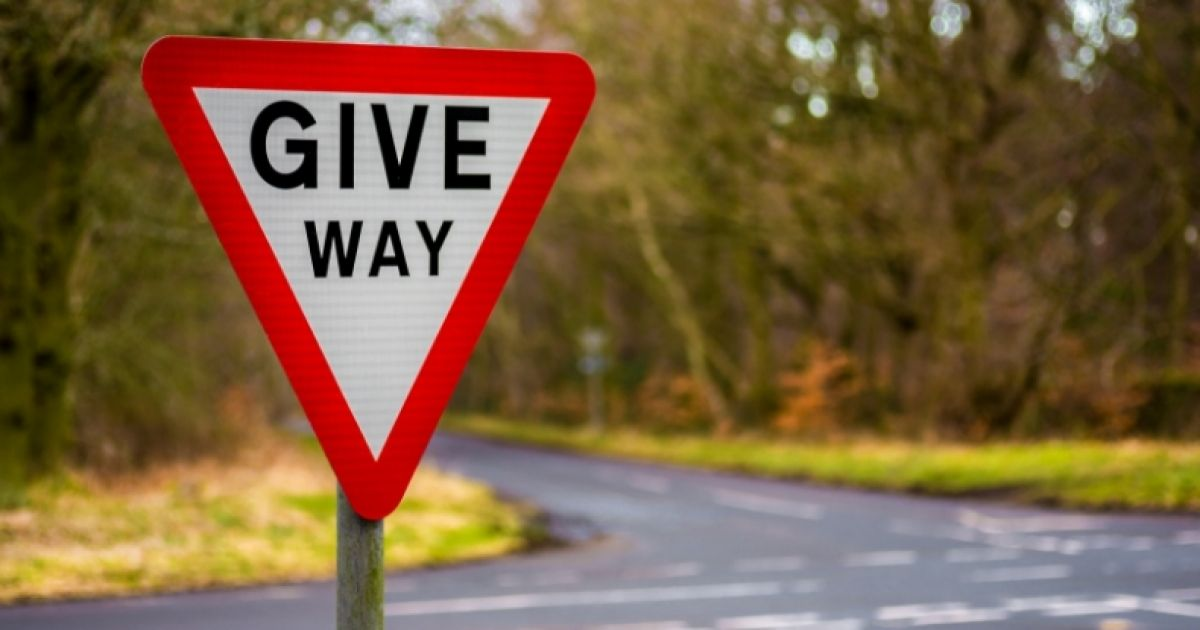
#> input picture Test-images/test3.jpg, 1200 x 630 px
$ python cascade.py Test-images/test3.jpg
#> lines starting #> are read from the running program, lines starting #| are printed output that depends on the picture
import cv2
import sys
import numpy as np

# Stop Sign Cascade Classifier xml
stop_sign = cv2.CascadeClassifier('cascade_stop_sign.xml')

# Reading file

# reading image
img = cv2.imread(sys.argv[1])
#> img is the input picture: shape (630, 1200, 3); mean B, G, R 62.2, 95.2, 123.5

# creating a mask
mask = np.zeros(img.shape[:2], np.uint8)
bgdModel = np.zeros((1, 65), np.float64)
fgdModel = np.zeros((1, 65), np.float64)

gray = cv2.cvtColor(img, cv2.COLOR_BGR2GRAY)
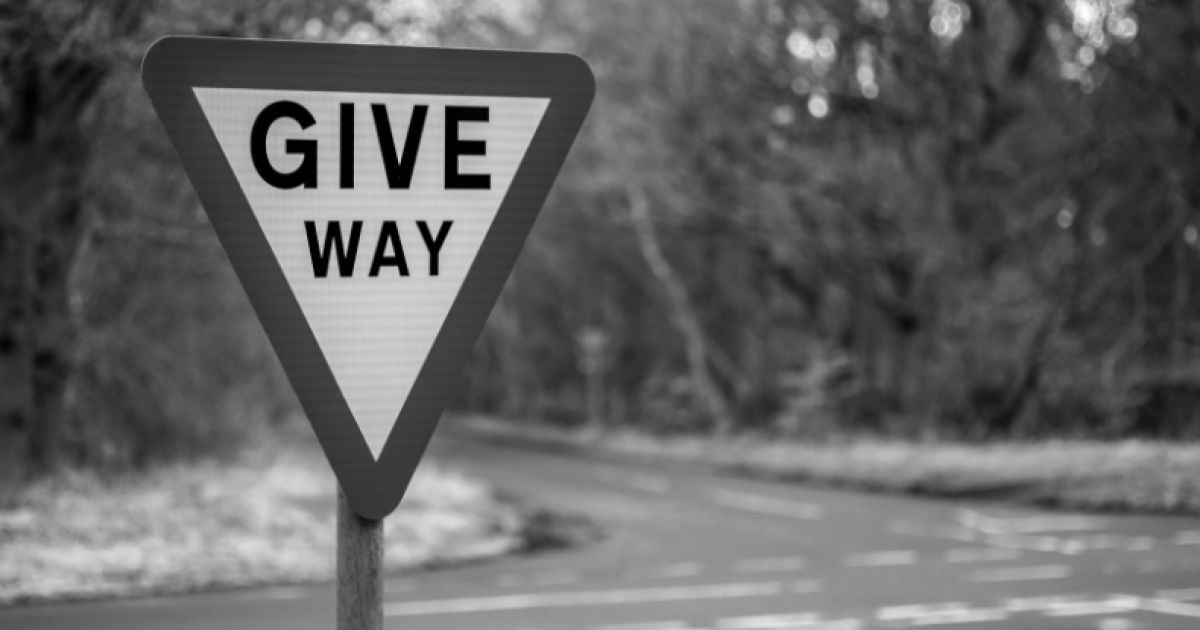
#> gray: shape (630, 1200); min 0, max 254, mean 99.9
stop_sign_scaled = stop_sign.detectMultiScale(gray, 1.3, 5)
#> stop_sign_scaled = ()

# Detect the stop sign, x,y = origin points, w = width, h = height
for (x, y, w, h) in stop_sign_scaled:
    rect = (x, y, w, h)
#> this loop made 0 passes

# using grapcut algorithm to segment the image
#> (the run stopped early here; a loop or call above may not have finished)

$ run again, on Test-images/test6.jpg
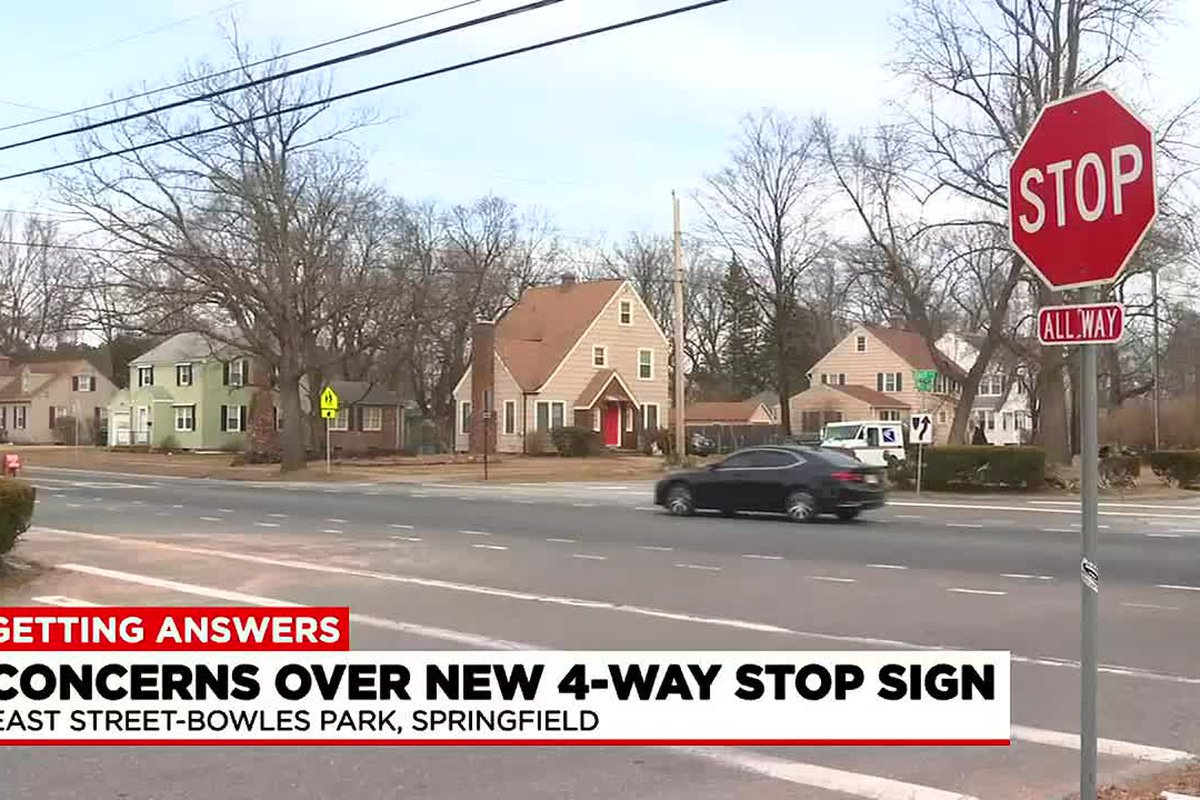
#> input picture Test-images/test6.jpg, 1200 x 800 px
#> img is the input picture: shape (800, 1200, 3); mean B, G, R 158.2, 160.8, 170.8
#> `gray = cv2.cvtColor(img, cv2.COLOR_BGR2GRAY)`:
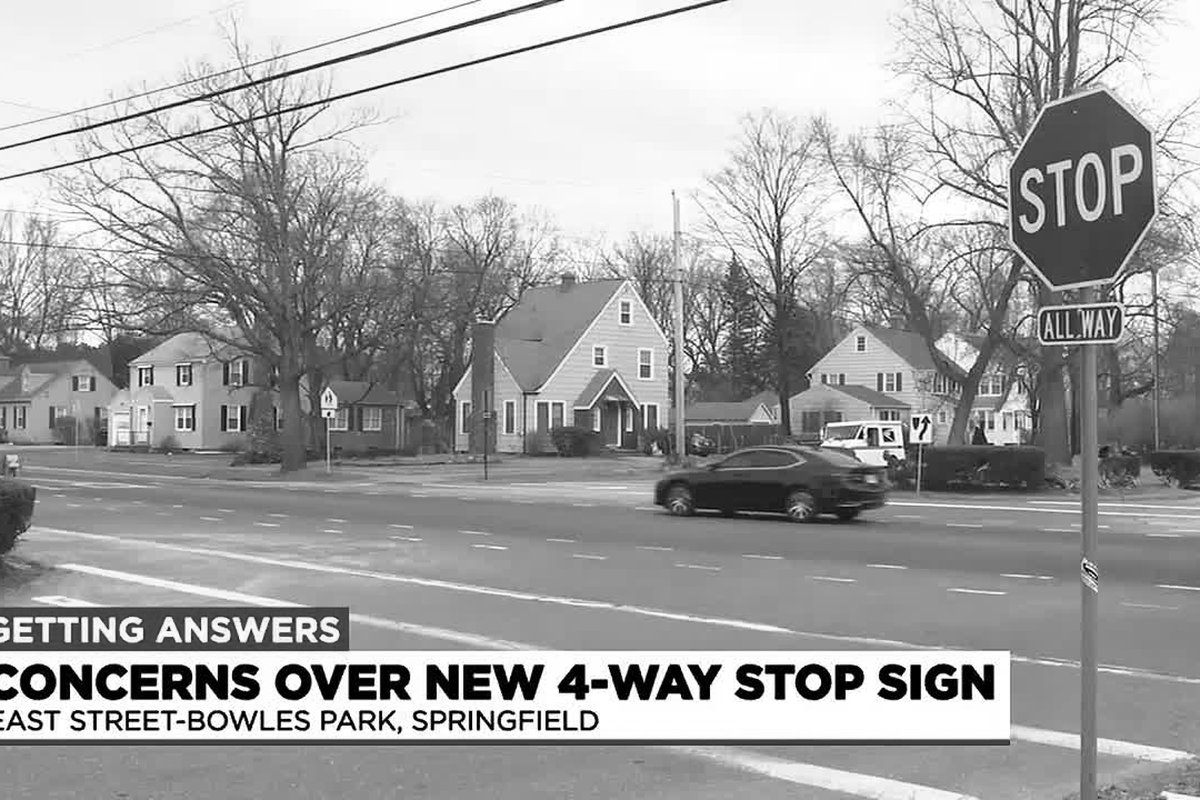
#> gray: shape (800, 1200); min 0, max 255, mean 163.5
#> stop_sign_scaled = [[981, 90, 199, 199]]
#> the loop `for (x, y, w, h) in stop_sign_scaled:` made 1 pass
#> `img = img*mask2[:, :, np.newaxis]`:
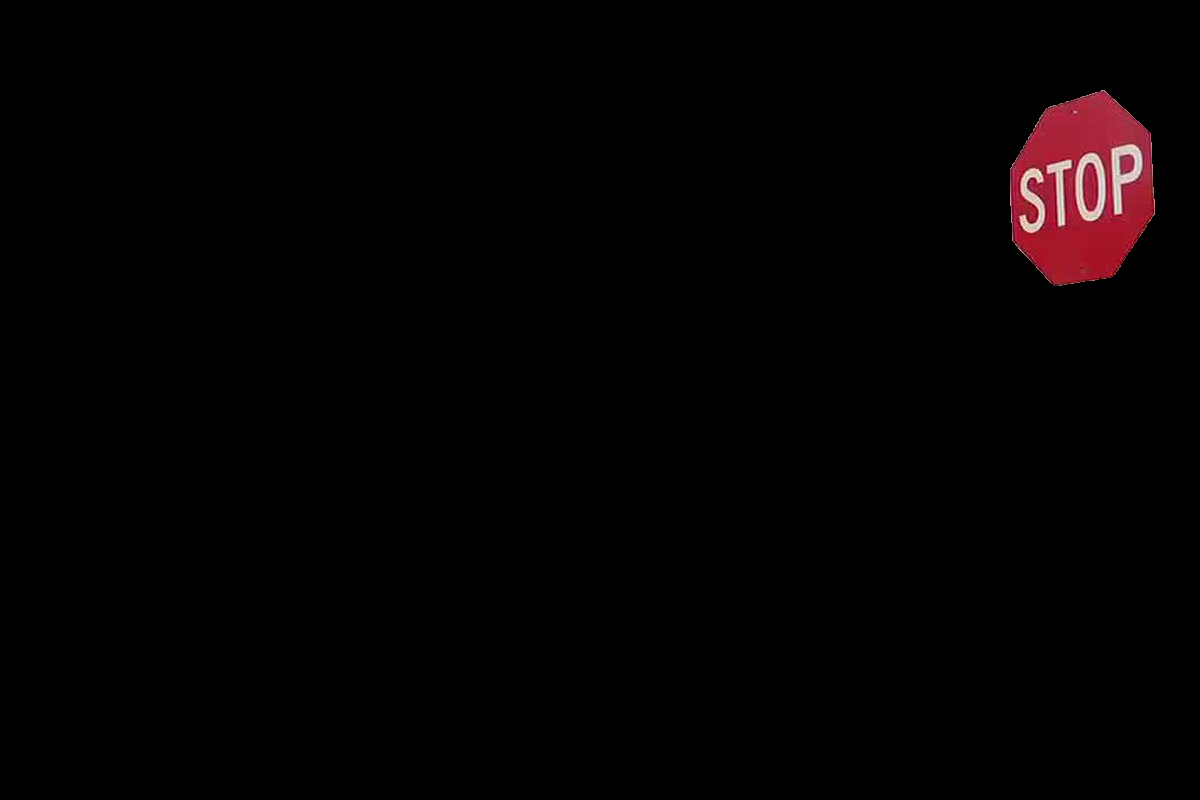
#> img: shape (800, 1200, 3); mean B, G, R 1.7, 1.4, 3.9

$ run again, on Test-images/test7.jpg
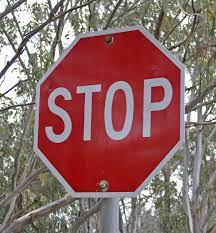
#> input picture Test-images/test7.jpg, 216 x 233 px
#> img is the input picture: shape (233, 216, 3); mean B, G, R 103.2, 105.2, 141.1
#> `gray = cv2.cvtColor(img, cv2.COLOR_BGR2GRAY)`:
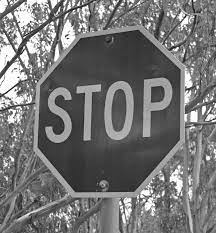
#> gray: shape (233, 216); min 2, max 255, mean 115.7
#> stop_sign_scaled = [[17, 25, 175, 175]]
#> the loop `for (x, y, w, h) in stop_sign_scaled:` made 1 pass
#> `img = img*mask2[:, :, np.newaxis]`:
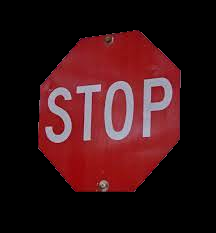
#> img: shape (233, 216, 3); mean B, G, R 22, 19.4, 54.8
